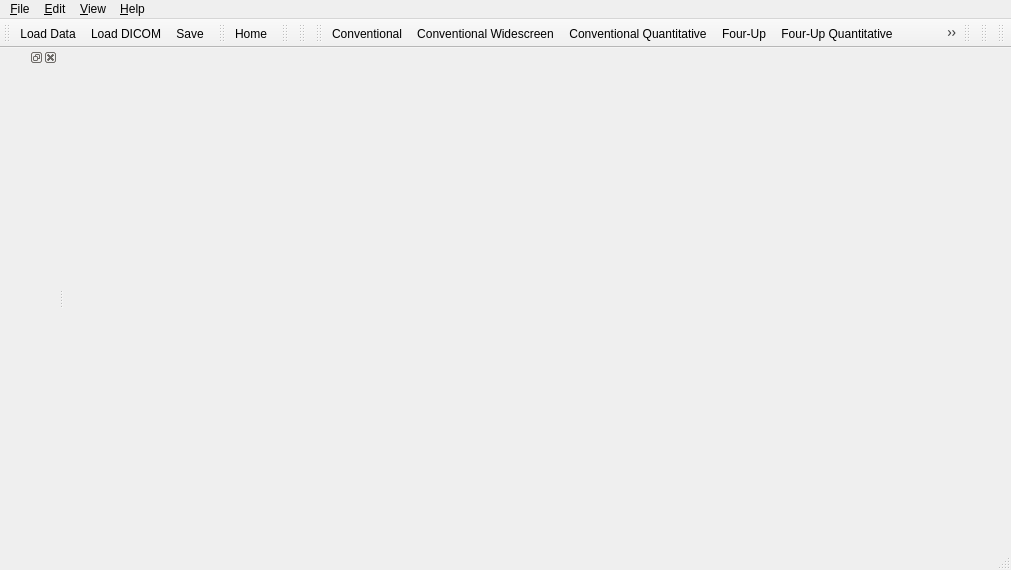
<?xml version="1.0" encoding="UTF-8"?>
<ui version="4.0">
 <class>qSlicerAppMainWindow</class>
 <widget class="QMainWindow" name="qSlicerAppMainWindow">
  <property name="geometry">
   <rect>
    <x>0</x>
    <y>0</y>
    <width>1011</width>
    <height>570</height>
   </rect>
  </property>
  <property name="windowTitle">
   <string>3D Slicer</string>
  </property>
  <property name="windowIcon">
   <iconset resource="../SlicerApp.qrc">
    <normaloff>:/Icons/Medium/DesktopIcon.png</normaloff>:/Icons/Medium/DesktopIcon.png</iconset>
  </property>
  <widget class="QWidget" name="CentralWidget"/>
  <widget class="QMenuBar" name="menubar">
   <property name="geometry">
    <rect>
     <x>0</x>
     <y>0</y>
     <width>1011</width>
     <height>26</height>
    </rect>
   </property>
   <widget class="QMenu" name="menuFile">
    <property name="title">
     <string>&amp;File</string>
    </property>
    <widget class="QMenu" name="menuSDB">
     <property name="title">
      <string>Save Data Bundle</string>
     </property>
     <property name="icon">
      <iconset resource="../../../../Base/QTGUI/Resources/qSlicerBaseQTGUI.qrc">
       <normaloff>:/Icons/Small/SlicerDataBundle.png</normaloff>:/Icons/Small/SlicerDataBundle.png</iconset>
     </property>
     <addaction name="actionSDBSaveToDirectory"/>
     <addaction name="actionSDBSaveToMRB"/>
     <addaction name="actionSDBSaveToDCM"/>
    </widget>
    <widget class="QMenu" name="menuRecently_Loaded">
     <property name="title">
      <string>Recently Loaded</string>
     </property>
    </widget>
    <addaction name="actionFileLoadScene"/>
    <addaction name="actionFileImportScene"/>
    <addaction name="actionFileAddData"/>
    <addaction name="actionFileAddVolume"/>
    <addaction name="actionFileAddTransform"/>
    <addaction name="menuRecently_Loaded"/>
    <addaction name="actionFileSaveScene"/>
    <addaction name="menuSDB"/>
    <addaction name="actionFileCloseScene"/>
    <addaction name="separator"/>
    <addaction name="actionFileExit"/>
   </widget>
   <widget class="QMenu" name="menuEdit">
    <property name="title">
     <string>&amp;Edit</string>
    </property>
    <addaction name="actionEditApplicationSettings"/>
    <addaction name="separator"/>
    <addaction name="actionEditRecordMacro"/>
    <addaction name="actionEditPlayMacro"/>
   </widget>
   <widget class="QMenu" name="menuView">
    <property name="title">
     <string>&amp;View</string>
    </property>
    <widget class="QMenu" name="MenuLayout">
     <property name="title">
      <string>Layout</string>
     </property>
     <property name="icon">
      <iconset resource="../../../../Libs/MRML/Widgets/Resources/qMRMLWidgets.qrc">
       <normaloff>:/Icons/LayoutChooseView.png</normaloff>:/Icons/LayoutChooseView.png</iconset>
     </property>
     <addaction name="actionViewLayoutConventional"/>
     <addaction name="actionViewLayoutConventionalWidescreen"/>
     <addaction name="actionViewLayoutConventionalQuantitative"/>
     <addaction name="actionViewLayoutFourUp"/>
     <addaction name="actionViewLayoutFourUpQuantitative"/>
     <addaction name="actionViewLayoutDual3D"/>
     <addaction name="actionViewLayoutTriple3D"/>
     <addaction name="actionViewLayoutOneUp3D"/>
     <addaction name="actionViewLayoutOneUpRedSlice"/>
     <addaction name="actionViewLayoutOneUpYellowSlice"/>
     <addaction name="actionViewLayoutOneUpGreenSlice"/>
     <addaction name="actionViewLayoutTabbed3D"/>
     <addaction name="actionViewLayoutTabbedSlice"/>
     <addaction name="actionViewLayoutCompare"/>
     <addaction name="actionViewLayoutCompareWidescreen"/>
     <addaction name="actionViewLayoutCompareGrid"/>
     <addaction name="actionViewLayoutThreeOverThree"/>
     <addaction name="actionViewLayoutFourOverFour"/>
     <addaction name="actionViewLayoutTwoOverTwo"/>
    </widget>
    <widget class="QMenu" name="menuWindowToolBars">
     <property name="title">
      <string>&amp;Toolbars</string>
     </property>
     <addaction name="actionWindowToolbarsResetToDefault"/>
    </widget>
    <addaction name="actionWindowPythonInteractor"/>
    <addaction name="actionViewExtensionManager"/>
    <addaction name="separator"/>
    <addaction name="menuWindowToolBars"/>
    <addaction name="MenuLayout"/>
    <addaction name="separator"/>
    <addaction name="actionWindowErrorLog"/>
    <addaction name="separator"/>
   </widget>
   <widget class="QMenu" name="menuHelp">
    <property name="title">
     <string>&amp;Help</string>
    </property>
    <addaction name="actionHelpKeyboardShortcuts"/>
    <addaction name="actionHelpInterfaceDocumentation"/>
    <addaction name="actionHelpBrowseTutorials"/>
    <addaction name="separator"/>
    <addaction name="actionHelpSlicerPublications"/>
    <addaction name="actionHelpVisualBlog"/>
    <addaction name="separator"/>
    <addaction name="actionHelpReportBugOrFeatureRequest"/>
    <addaction name="actionHelpAboutSlicerApp"/>
   </widget>
   <addaction name="menuFile"/>
   <addaction name="menuEdit"/>
   <addaction name="menuView"/>
   <addaction name="menuHelp"/>
  </widget>
  <widget class="QStatusBar" name="statusbar"/>
  <widget class="QDockWidget" name="PanelDockWidget">
   <property name="features">
    <set>QDockWidget::AllDockWidgetFeatures</set>
   </property>
   <property name="allowedAreas">
    <set>Qt::LeftDockWidgetArea|Qt::RightDockWidgetArea</set>
   </property>
   <attribute name="dockWidgetArea">
    <number>1</number>
   </attribute>
   <widget class="QWidget" name="dockWidgetContents">
    <property name="sizePolicy">
     <sizepolicy hsizetype="Minimum" vsizetype="Preferred">
      <horstretch>0</horstretch>
      <verstretch>0</verstretch>
     </sizepolicy>
    </property>
    <layout class="QVBoxLayout" name="verticalLayout">
     <property name="spacing">
      <number>2</number>
     </property>
     <property name="leftMargin">
      <number>0</number>
     </property>
     <property name="topMargin">
      <number>2</number>
     </property>
     <property name="rightMargin">
      <number>0</number>
     </property>
     <property name="bottomMargin">
      <number>0</number>
     </property>
     <item>
      <widget class="QLabel" name="logoLabel">
       <property name="pixmap">
        <pixmap resource="../../../../Resources/qSlicerLogos.qrc">:/Logos/Slicer3.png</pixmap>
       </property>
       <property name="alignment">
        <set>Qt::AlignLeading|Qt::AlignLeft|Qt::AlignTop</set>
       </property>
      </widget>
     </item>
     <item>
      <widget class="qSlicerModulePanel" name="ModulePanel" native="true"/>
     </item>
     <item>
      <widget class="ctkCollapsibleButton" name="DataProbeCollapsibleWidget" native="true">
       <property name="sizePolicy">
        <sizepolicy hsizetype="Preferred" vsizetype="Preferred">
         <horstretch>0</horstretch>
         <verstretch>0</verstretch>
        </sizepolicy>
       </property>
       <property name="text" stdset="0">
        <string>Data Probe</string>
       </property>
       <layout class="QHBoxLayout" name="horizontalLayout"/>
      </widget>
     </item>
    </layout>
   </widget>
  </widget>
  <widget class="QToolBar" name="MainToolBar">
   <property name="windowTitle">
    <string>Load/Save</string>
   </property>
   <attribute name="toolBarArea">
    <enum>TopToolBarArea</enum>
   </attribute>
   <attribute name="toolBarBreak">
    <bool>false</bool>
   </attribute>
   <addaction name="actionFileLoadData"/>
   <addaction name="actionLoadDICOM"/>
   <addaction name="actionFileSaveScene"/>
  </widget>
  <widget class="QToolBar" name="ModuleToolBar">
   <property name="windowTitle">
    <string>Module Shortcuts</string>
   </property>
   <attribute name="toolBarArea">
    <enum>TopToolBarArea</enum>
   </attribute>
   <attribute name="toolBarBreak">
    <bool>false</bool>
   </attribute>
   <addaction name="actionModuleHome"/>
  </widget>
  <widget class="QToolBar" name="UndoRedoToolBar">
   <property name="windowTitle">
    <string>Undo Redo ToolBar</string>
   </property>
   <attribute name="toolBarArea">
    <enum>TopToolBarArea</enum>
   </attribute>
   <attribute name="toolBarBreak">
    <bool>false</bool>
   </attribute>
  </widget>
  <widget class="QToolBar" name="ViewToolBar">
   <property name="windowTitle">
    <string>Layout Selection</string>
   </property>
   <attribute name="toolBarArea">
    <enum>TopToolBarArea</enum>
   </attribute>
   <attribute name="toolBarBreak">
    <bool>false</bool>
   </attribute>
  </widget>
  <widget class="QToolBar" name="LayoutToolBar">
   <property name="windowTitle">
    <string>Layout ToolBar</string>
   </property>
   <attribute name="toolBarArea">
    <enum>TopToolBarArea</enum>
   </attribute>
   <attribute name="toolBarBreak">
    <bool>false</bool>
   </attribute>
   <addaction name="actionViewLayoutConventional"/>
   <addaction name="actionViewLayoutConventionalWidescreen"/>
   <addaction name="actionViewLayoutConventionalQuantitative"/>
   <addaction name="actionViewLayoutFourUp"/>
   <addaction name="actionViewLayoutFourUpQuantitative"/>
   <addaction name="actionViewLayoutDual3D"/>
   <addaction name="actionViewLayoutTriple3D"/>
   <addaction name="actionViewLayoutOneUp3D"/>
   <addaction name="actionViewLayoutOneUpRedSlice"/>
   <addaction name="actionViewLayoutOneUpYellowSlice"/>
   <addaction name="actionViewLayoutOneUpGreenSlice"/>
   <addaction name="actionViewLayoutTabbed3D"/>
   <addaction name="actionViewLayoutTabbedSlice"/>
   <addaction name="actionViewLayoutCompare"/>
   <addaction name="actionViewLayoutCompareWidescreen"/>
   <addaction name="actionViewLayoutCompareGrid"/>
   <addaction name="actionViewLayoutThreeOverThree"/>
   <addaction name="actionViewLayoutFourOverFour"/>
  </widget>
  <widget class="qSlicerMouseModeToolBar" name="MouseModeToolBar">
   <property name="enabled">
    <bool>false</bool>
   </property>
   <property name="windowTitle">
    <string>Mouse Interaction</string>
   </property>
   <attribute name="toolBarArea">
    <enum>TopToolBarArea</enum>
   </attribute>
   <attribute name="toolBarBreak">
    <bool>false</bool>
   </attribute>
  </widget>
  <widget class="qMRMLCaptureToolBar" name="CaptureToolBar">
   <property name="enabled">
    <bool>false</bool>
   </property>
   <property name="windowTitle">
    <string>Capture/Restore</string>
   </property>
   <attribute name="toolBarArea">
    <enum>TopToolBarArea</enum>
   </attribute>
   <attribute name="toolBarBreak">
    <bool>false</bool>
   </attribute>
  </widget>
  <widget class="qSlicerViewersToolBar" name="ViewersToolBar">
   <property name="windowTitle">
    <string>Crosshair Selection</string>
   </property>
   <attribute name="toolBarArea">
    <enum>TopToolBarArea</enum>
   </attribute>
   <attribute name="toolBarBreak">
    <bool>false</bool>
   </attribute>
  </widget>
  <action name="actionFileLoadScene">
   <property name="icon">
    <iconset resource="../../../../Base/QTGUI/Resources/qSlicerBaseQTGUI.qrc">
     <normaloff>:/Icons/Small/SlicerLoadScene.png</normaloff>:/Icons/Small/SlicerLoadScene.png</iconset>
   </property>
   <property name="text">
    <string>Load Scene</string>
   </property>
   <property name="toolTip">
    <string>Raise a file browser to select a scene (mrml, xcat or xml) to load. It first clears any existing scene in Slicer and resets the application state.</string>
   </property>
   <property name="shortcut">
    <string>Ctrl+O</string>
   </property>
  </action>
  <action name="actionFileLoadData">
   <property name="icon">
    <iconset resource="../../../../Base/QTGUI/Resources/qSlicerBaseQTGUI.qrc">
     <normaloff>:/Icons/Small/SlicerLoadData.png</normaloff>:/Icons/Small/SlicerLoadData.png</iconset>
   </property>
   <property name="text">
    <string>Load Data</string>
   </property>
   <property name="toolTip">
    <string>Raise an &quot;Add Data&quot; widget that allows you to select individual datasets to add to the existing scene. This load option is most useful when you want to load many different data types at once (volumes, models, etc.) which may not yet be described by a scene file.</string>
   </property>
   <property name="shortcut">
    <string>Ctrl+O</string>
   </property>
  </action>
  <action name="actionLoadDICOM">
   <property name="icon">
    <iconset resource="../../../../Base/QTGUI/Resources/qSlicerBaseQTGUI.qrc">
     <normaloff>:/Icons/Small/SlicerLoadDICOM.png</normaloff>:/Icons/Small/SlicerLoadDICOM.png</iconset>
   </property>
   <property name="text">
    <string>Load DICOM</string>
   </property>
   <property name="toolTip">
    <string>Raise the DICOM module for loading DICOM datasets.</string>
   </property>
  </action>
  <action name="actionFileImportScene">
   <property name="icon">
    <iconset resource="../../../../Base/QTGUI/Resources/qSlicerBaseQTGUI.qrc">
     <normaloff>:/Icons/Medium/SlicerAddScene.png</normaloff>:/Icons/Medium/SlicerAddScene.png</iconset>
   </property>
   <property name="text">
    <string>Import Scene</string>
   </property>
   <property name="toolTip">
    <string>Raise a file browser to navigate and select a scene file to be added to the existing Slicer scene. The scene is not cleared.</string>
   </property>
  </action>
  <action name="actionFileAddData">
   <property name="icon">
    <iconset resource="../../../../Base/QTGUI/Resources/qSlicerBaseQTGUI.qrc">
     <normaloff>:/Icons/Small/SlicerLoadData.png</normaloff>:/Icons/Small/SlicerLoadData.png</iconset>
   </property>
   <property name="text">
    <string>Add Data</string>
   </property>
   <property name="toolTip">
    <string>Raise an &quot;Add Data&quot; widget that allows you to select individual datasets to add to the existing scene. This load option is most useful when you want to load many different data types at once (volumes, models, etc.) which may not yet be described by a scene file.</string>
   </property>
   <property name="shortcut">
    <string>Ctrl+A</string>
   </property>
  </action>
  <action name="actionFileAddVolume">
   <property name="icon">
    <iconset resource="../../../../Base/QTGUI/Resources/qSlicerBaseQTGUI.qrc">
     <normaloff>:/Icons/Medium/SlicerAddVolume.png</normaloff>:/Icons/Medium/SlicerAddVolume.png</iconset>
   </property>
   <property name="text">
    <string>Add Volume</string>
   </property>
   <property name="toolTip">
    <string>Raise an &quot;Add Volume&quot; widget that allows you to select a volumetric dataset to add to the existing scene. The &quot;Volume Options&quot; panel can be used to clarify how a selected dataset should be loaded and displayed.</string>
   </property>
  </action>
  <action name="actionFileAddTransform">
   <property name="icon">
    <iconset resource="../../../../Base/QTGUI/Resources/qSlicerBaseQTGUI.qrc">
     <normaloff>:/Icons/Medium/SlicerAddTransform.png</normaloff>:/Icons/Medium/SlicerAddTransform.png</iconset>
   </property>
   <property name="text">
    <string>Add Transform</string>
   </property>
   <property name="toolTip">
    <string>Raise a standard file browser that allows you to select a transform to the existing scene.</string>
   </property>
  </action>
  <action name="actionFileSaveScene">
   <property name="icon">
    <iconset resource="../../../../Base/QTGUI/Resources/qSlicerBaseQTGUI.qrc">
     <normaloff>:/Icons/Small/SlicerSave.png</normaloff>:/Icons/Small/SlicerSave.png</iconset>
   </property>
   <property name="text">
    <string>Save</string>
   </property>
   <property name="toolTip">
    <string>Display the &quot;Save Data&quot; widget, which offers many options for saving a scene and/or individual datasets.</string>
   </property>
   <property name="shortcut">
    <string>Ctrl+S</string>
   </property>
  </action>
  <action name="actionSDBSaveToDirectory">
   <property name="icon">
    <iconset resource="../../../../Base/QTGUI/Resources/qSlicerBaseQTGUI.qrc">
     <normaloff>:/Icons/Small/SlicerSave.png</normaloff>:/Icons/Small/SlicerSave.png</iconset>
   </property>
   <property name="text">
    <string>Save Scene To Directory</string>
   </property>
   <property name="toolTip">
    <string>UNDER CONSTRUCTION: Save the current scene to a stand alone directory.</string>
   </property>
  </action>
  <action name="actionSDBSaveToMRB">
   <property name="icon">
    <iconset resource="../../../../Base/QTGUI/Resources/qSlicerBaseQTGUI.qrc">
     <normaloff>:/Icons/Small/SlicerSave.png</normaloff>:/Icons/Small/SlicerSave.png</iconset>
   </property>
   <property name="text">
    <string>Save Scene to MRB File</string>
   </property>
   <property name="toolTip">
    <string>Create a Medical Reality Bundle containing the scene.</string>
   </property>
  </action>
  <action name="actionSDBSaveToDCM">
   <property name="enabled">
    <bool>false</bool>
   </property>
   <property name="icon">
    <iconset resource="../../../../Base/QTGUI/Resources/qSlicerBaseQTGUI.qrc">
     <normaloff>:/Icons/Small/SlicerSave.png</normaloff>:/Icons/Small/SlicerSave.png</iconset>
   </property>
   <property name="text">
    <string>Save Scene to DICOM MRB</string>
   </property>
   <property name="toolTip">
    <string>Encapsulate MRB file as a DICOM secondary capture</string>
   </property>
  </action>
  <action name="actionFileCloseScene">
   <property name="icon">
    <iconset resource="../../../../Base/QTGUI/Resources/qSlicerBaseQTGUI.qrc">
     <normaloff>:/Icons/Small/SlicerCloseScene.png</normaloff>:/Icons/Small/SlicerCloseScene.png</iconset>
   </property>
   <property name="text">
    <string>Close Scene</string>
   </property>
   <property name="toolTip">
    <string>Close the current scene and reset the application state. </string>
   </property>
   <property name="shortcut">
    <string>Ctrl+W</string>
   </property>
  </action>
  <action name="actionFileExit">
   <property name="text">
    <string>E&amp;xit</string>
   </property>
   <property name="toolTip">
    <string>Exit Slicer</string>
   </property>
  </action>
  <action name="actionEditUndo">
   <property name="icon">
    <iconset resource="../../../../Base/QTGUI/Resources/qSlicerBaseQTGUI.qrc">
     <normaloff>:/Icons/Undo.png</normaloff>:/Icons/Undo.png</iconset>
   </property>
   <property name="text">
    <string>Undo</string>
   </property>
   <property name="toolTip">
    <string>Undo the history of undoable commands, from last to first.</string>
   </property>
   <property name="shortcut">
    <string>Ctrl+Z</string>
   </property>
  </action>
  <action name="actionEditRedo">
   <property name="icon">
    <iconset resource="../../../../Base/QTGUI/Resources/qSlicerBaseQTGUI.qrc">
     <normaloff>:/Icons/Redo.png</normaloff>:/Icons/Redo.png</iconset>
   </property>
   <property name="text">
    <string>Redo</string>
   </property>
   <property name="toolTip">
    <string>Redo the history of commands most recently undone, from last to first.</string>
   </property>
   <property name="shortcut">
    <string>Ctrl+Y</string>
   </property>
  </action>
  <action name="actionEditEditBox">
   <property name="text">
    <string>Edit Box</string>
   </property>
   <property name="toolTip">
    <string>Raise the Edit-box, a lightweight image editing tool.</string>
   </property>
   <property name="shortcut">
    <string>Space</string>
   </property>
  </action>
  <action name="actionEditNewFiducialList">
   <property name="text">
    <string>New Fiducial List</string>
   </property>
   <property name="toolTip">
    <string>Create a new list of fiducial points.</string>
   </property>
   <property name="shortcut">
    <string>Ctrl+L</string>
   </property>
  </action>
  <action name="actionViewExtensionManager">
   <property name="icon">
    <iconset resource="../../../../Base/QTGUI/Resources/qSlicerBaseQTGUI.qrc">
     <normaloff>:/Icons/ExtensionDefaultIcon.png</normaloff>:/Icons/ExtensionDefaultIcon.png</iconset>
   </property>
   <property name="text">
    <string>Extension Manager</string>
   </property>
   <property name="toolTip">
    <string>Raise the &quot;Extension Manager&quot; wizard that provides status and information about available extensions</string>
   </property>
   <property name="shortcut">
    <string>Ctrl+4</string>
   </property>
  </action>
  <action name="actionViewCacheRemoteIOManager">
   <property name="text">
    <string>Cache &amp; Remote I/O Manager</string>
   </property>
   <property name="toolTip">
    <string>The Cache and Remote Data Handling interface provides status and information about all remote data transfers, and allows some control over the local cache.</string>
   </property>
  </action>
  <action name="actionEditApplicationSettings">
   <property name="text">
    <string>Application Settings</string>
   </property>
   <property name="toolTip">
    <string>The Application Settings interface provides options for saving many of Slicer's Interface and Remote Data Handling options to the Application Registry, so they are preserved across sessions.</string>
   </property>
   <property name="shortcut">
    <string>Ctrl+2</string>
   </property>
  </action>
  <action name="actionWindowMaximizeView">
   <property name="checkable">
    <bool>true</bool>
   </property>
   <property name="checked">
    <bool>true</bool>
   </property>
   <property name="text">
    <string>&amp;Maximize view</string>
   </property>
   <property name="toolTip">
    <string>Maximize/Minimize the current view.</string>
   </property>
   <property name="shortcut">
    <string>Ctrl+6</string>
   </property>
  </action>
  <action name="actionWindowErrorLog">
   <property name="checkable">
    <bool>true</bool>
   </property>
   <property name="text">
    <string>&amp;Error Log</string>
   </property>
   <property name="toolTip">
    <string>Raise the error log display.</string>
   </property>
   <property name="shortcut">
    <string>Ctrl+0</string>
   </property>
  </action>
  <action name="actionWindowPythonInteractor">
   <property name="checkable">
    <bool>true</bool>
   </property>
   <property name="text">
    <string>Python Interactor</string>
   </property>
   <property name="toolTip">
    <string>Raise the Python Interactor for scripted interaction with Slicer data.</string>
   </property>
   <property name="shortcut">
    <string>Ctrl+3</string>
   </property>
  </action>
  <action name="actionWindowToolbarsResetToDefault">
   <property name="text">
    <string>Reset to default</string>
   </property>
   <property name="toolTip">
    <string>Restore the toolbars to their default state</string>
   </property>
  </action>
  <action name="actionHelpKeyboardShortcuts">
   <property name="text">
    <string>&amp;Keyboard Shortcuts</string>
   </property>
   <property name="toolTip">
    <string>Raise a window that lists commonly-used keyboard shortcuts.</string>
   </property>
  </action>
  <action name="actionHelpBrowseTutorials">
   <property name="text">
    <string>Browse tutorials</string>
   </property>
   <property name="toolTip">
    <string>Raise Slicer's training page in your favorite web browser</string>
   </property>
  </action>
  <action name="actionHelpInterfaceDocumentation">
   <property name="text">
    <string>Interface Documentation</string>
   </property>
   <property name="shortcut">
    <string>Ctrl+1</string>
   </property>
  </action>
  <action name="actionHelpSlicerPublications">
   <property name="text">
    <string>Slicer Publications</string>
   </property>
  </action>
  <action name="actionHelpAboutSlicerApp">
   <property name="text">
    <string>About 3D Slicer</string>
   </property>
   <property name="toolTip">
    <string>Provides a description of the Slicer effort and its support.</string>
   </property>
  </action>
  <action name="actionHelpReportBugOrFeatureRequest">
   <property name="text">
    <string>Report a bug</string>
   </property>
   <property name="toolTip">
    <string>Open your favorite web browser to http://www.na-mic.org/Bug/my_view_page.php so that any bug you encounter can quickly and easily be reported.</string>
   </property>
  </action>
  <action name="actionFeedbackReportUsabilityIssue">
   <property name="text">
    <string>Feedback: report usability issue (www)</string>
   </property>
   <property name="toolTip">
    <string>Open your favorite web browser to http://www.na-mic.org/Bug/my_view_page.php so that any usability issue you encounter can quickly be captured.</string>
   </property>
  </action>
  <action name="actionFeedbackMakeFeatureRequest">
   <property name="text">
    <string>Feedback: make a feature request (www)</string>
   </property>
   <property name="toolTip">
    <string>Open your Firefox web browser to http://www.na-mic.org/Bug/my_view_page.php so that community feature requests can easily be collected.</string>
   </property>
  </action>
  <action name="actionHelpVisualBlog">
   <property name="text">
    <string>Visual Blog</string>
   </property>
   <property name="toolTip">
    <string>Open your favorite web browser to http://www.slicer.org/slicerWiki/index.php/Slicer3:VisualBlog where you can post screenshots of interesting ways you are using the Slicer3 software package in your research and share them with the Slicer community.</string>
   </property>
  </action>
  <action name="actionDebugLoadModule">
   <property name="text">
    <string>Load Module</string>
   </property>
  </action>
  <action name="actionViewLayoutConventional">
   <property name="icon">
    <iconset resource="../../../../Libs/MRML/Widgets/Resources/qMRMLWidgets.qrc">
     <normaloff>:/Icons/LayoutConventionalView.png</normaloff>:/Icons/LayoutConventionalView.png</iconset>
   </property>
   <property name="text">
    <string>Conventional</string>
   </property>
   <property name="iconVisibleInMenu">
    <bool>true</bool>
   </property>
  </action>
  <action name="actionViewLayoutConventionalQuantitative">
   <property name="icon">
    <iconset resource="../../../../Libs/MRML/Widgets/Resources/qMRMLWidgets.qrc">
     <normaloff>:/Icons/LayoutConventionalView.png</normaloff>:/Icons/LayoutConventionalView.png</iconset>
   </property>
   <property name="text">
    <string>Conventional Quantitative</string>
   </property>
   <property name="iconVisibleInMenu">
    <bool>true</bool>
   </property>
  </action>
  <action name="actionViewLayoutFourUp">
   <property name="icon">
    <iconset resource="../../../../Libs/MRML/Widgets/Resources/qMRMLWidgets.qrc">
     <normaloff>:/Icons/LayoutFourUpView.png</normaloff>:/Icons/LayoutFourUpView.png</iconset>
   </property>
   <property name="text">
    <string>Four-Up</string>
   </property>
   <property name="iconVisibleInMenu">
    <bool>true</bool>
   </property>
  </action>
  <action name="actionViewLayoutFourUpQuantitative">
   <property name="icon">
    <iconset resource="../../../../Libs/MRML/Widgets/Resources/qMRMLWidgets.qrc">
     <normaloff>:/Icons/LayoutFourUpQuantitativeView.png</normaloff>:/Icons/LayoutFourUpQuantitativeView.png</iconset>
   </property>
   <property name="text">
    <string>Four-Up Quantitative</string>
   </property>
   <property name="iconVisibleInMenu">
    <bool>true</bool>
   </property>
  </action>
  <action name="actionViewLayoutDual3D">
   <property name="icon">
    <iconset resource="../../../../Libs/MRML/Widgets/Resources/qMRMLWidgets.qrc">
     <normaloff>:/Icons/LayoutDual3DView.png</normaloff>:/Icons/LayoutDual3DView.png</iconset>
   </property>
   <property name="text">
    <string>Dual 3D</string>
   </property>
   <property name="iconVisibleInMenu">
    <bool>true</bool>
   </property>
  </action>
  <action name="actionViewLayoutOneUp3D">
   <property name="icon">
    <iconset resource="../../../../Libs/MRML/Widgets/Resources/qMRMLWidgets.qrc">
     <normaloff>:/Icons/LayoutOneUp3DView.png</normaloff>:/Icons/LayoutOneUp3DView.png</iconset>
   </property>
   <property name="text">
    <string>3D only</string>
   </property>
   <property name="iconVisibleInMenu">
    <bool>true</bool>
   </property>
  </action>
  <action name="actionViewLayoutOneUpRedSlice">
   <property name="icon">
    <iconset resource="../../../../Libs/MRML/Widgets/Resources/qMRMLWidgets.qrc">
     <normaloff>:/Icons/LayoutOneUpRedSliceView.png</normaloff>:/Icons/LayoutOneUpRedSliceView.png</iconset>
   </property>
   <property name="text">
    <string>Red slice only</string>
   </property>
   <property name="iconVisibleInMenu">
    <bool>true</bool>
   </property>
  </action>
  <action name="actionViewLayoutOneUpYellowSlice">
   <property name="icon">
    <iconset resource="../../../../Libs/MRML/Widgets/Resources/qMRMLWidgets.qrc">
     <normaloff>:/Icons/LayoutOneUpYellowSliceView.png</normaloff>:/Icons/LayoutOneUpYellowSliceView.png</iconset>
   </property>
   <property name="text">
    <string>Yellow slice only</string>
   </property>
   <property name="iconVisibleInMenu">
    <bool>true</bool>
   </property>
  </action>
  <action name="actionViewLayoutOneUpGreenSlice">
   <property name="icon">
    <iconset resource="../../../../Libs/MRML/Widgets/Resources/qMRMLWidgets.qrc">
     <normaloff>:/Icons/LayoutOneUpGreenSliceView.png</normaloff>:/Icons/LayoutOneUpGreenSliceView.png</iconset>
   </property>
   <property name="text">
    <string>Green slice only</string>
   </property>
   <property name="iconVisibleInMenu">
    <bool>true</bool>
   </property>
  </action>
  <action name="actionViewLayoutTabbed3D">
   <property name="icon">
    <iconset resource="../../../../Libs/MRML/Widgets/Resources/qMRMLWidgets.qrc">
     <normaloff>:/Icons/LayoutTabbed3DView.png</normaloff>:/Icons/LayoutTabbed3DView.png</iconset>
   </property>
   <property name="text">
    <string>Tabbed 3D</string>
   </property>
   <property name="iconVisibleInMenu">
    <bool>true</bool>
   </property>
  </action>
  <action name="actionViewLayoutTabbedSlice">
   <property name="icon">
    <iconset resource="../../../../Libs/MRML/Widgets/Resources/qMRMLWidgets.qrc">
     <normaloff>:/Icons/LayoutTabbedSliceView.png</normaloff>:/Icons/LayoutTabbedSliceView.png</iconset>
   </property>
   <property name="text">
    <string>Tabbed slice</string>
   </property>
   <property name="iconVisibleInMenu">
    <bool>true</bool>
   </property>
  </action>
  <action name="actionViewLayoutCompare">
   <property name="icon">
    <iconset resource="../../../../Libs/MRML/Widgets/Resources/qMRMLWidgets.qrc">
     <normaloff>:/Icons/LayoutCompareView.png</normaloff>:/Icons/LayoutCompareView.png</iconset>
   </property>
   <property name="text">
    <string>Compare</string>
   </property>
   <property name="iconVisibleInMenu">
    <bool>true</bool>
   </property>
  </action>
  <action name="actionViewLayoutCompareWidescreen">
   <property name="icon">
    <iconset resource="../../../../Libs/MRML/Widgets/Resources/qMRMLWidgets.qrc">
     <normaloff>:/Icons/LayoutSideBySideCompareView.png</normaloff>:/Icons/LayoutSideBySideCompareView.png</iconset>
   </property>
   <property name="text">
    <string>Compare Widescreen</string>
   </property>
   <property name="toolTip">
    <string>Compare Widescreen</string>
   </property>
   <property name="iconVisibleInMenu">
    <bool>true</bool>
   </property>
  </action>
  <action name="actionViewLayoutTwoOverTwo">
   <property name="icon">
    <iconset resource="../../../../Libs/MRML/Widgets/Resources/qMRMLWidgets.qrc">
     <normaloff>:/Icons/LayoutTwoOverTwoView.png</normaloff>:/Icons/LayoutTwoOverTwoView.png</iconset>
   </property>
   <property name="text">
    <string>Two over Two</string>
   </property>
   <property name="toolTip">
    <string>Two over Two Layout</string>
   </property>
   <property name="iconVisibleInMenu">
    <bool>true</bool>
   </property>
  </action>
  <action name="actionModuleHome">
   <property name="icon">
    <iconset resource="../../../../Base/QTGUI/Resources/qSlicerBaseQTGUI.qrc">
     <normaloff>:/Icons/Medium/SlicerHome.png</normaloff>:/Icons/Medium/SlicerHome.png</iconset>
   </property>
   <property name="text">
    <string>Home</string>
   </property>
   <property name="toolTip">
    <string>Favorite module for easy access</string>
   </property>
   <property name="shortcut">
    <string>Ctrl+H</string>
   </property>
   <property name="iconVisibleInMenu">
    <bool>true</bool>
   </property>
  </action>
  <action name="actionViewLayoutConventionalWidescreen">
   <property name="icon">
    <iconset resource="../../../../Libs/MRML/Widgets/Resources/qMRMLWidgets.qrc">
     <normaloff>:/Icons/LayoutConventionalWidescreenView.png</normaloff>:/Icons/LayoutConventionalWidescreenView.png</iconset>
   </property>
   <property name="text">
    <string>Conventional Widescreen</string>
   </property>
  </action>
  <action name="actionViewLayoutTriple3D">
   <property name="icon">
    <iconset resource="../../../../Libs/MRML/Widgets/Resources/qMRMLWidgets.qrc">
     <normaloff>:/Icons/LayoutTriple3DView.png</normaloff>:/Icons/LayoutTriple3DView.png</iconset>
   </property>
   <property name="text">
    <string>Triple 3D</string>
   </property>
  </action>
  <action name="actionViewLayoutThreeOverThree">
   <property name="icon">
    <iconset resource="../../../../Libs/MRML/Widgets/Resources/qMRMLWidgets.qrc">
     <normaloff>:/Icons/LayoutThreeOverThreeView.png</normaloff>:/Icons/LayoutThreeOverThreeView.png</iconset>
   </property>
   <property name="text">
    <string>Three over three</string>
   </property>
  </action>
  <action name="actionViewLayoutFourOverFour">
   <property name="icon">
    <iconset resource="../../../../Libs/MRML/Widgets/Resources/qMRMLWidgets.qrc">
     <normaloff>:/Icons/LayoutFourOverFourView.png</normaloff>:/Icons/LayoutFourOverFourView.png</iconset>
   </property>
   <property name="text">
    <string>Four over four</string>
   </property>
  </action>
  <action name="actionViewLayoutCompare_2_viewers">
   <property name="icon">
    <iconset resource="../../../../Libs/MRML/Widgets/Resources/qMRMLWidgets.qrc">
     <normaloff>:/Icons/LayoutCompareView.png</normaloff>:/Icons/LayoutCompareView.png</iconset>
   </property>
   <property name="text">
    <string>2 viewers</string>
   </property>
  </action>
  <action name="actionViewLayoutCompare_3_viewers">
   <property name="icon">
    <iconset resource="../../../../Libs/MRML/Widgets/Resources/qMRMLWidgets.qrc">
     <normaloff>:/Icons/LayoutCompareView.png</normaloff>:/Icons/LayoutCompareView.png</iconset>
   </property>
   <property name="text">
    <string>3 viewers</string>
   </property>
  </action>
  <action name="actionViewLayoutCompare_4_viewers">
   <property name="icon">
    <iconset resource="../../../../Libs/MRML/Widgets/Resources/qMRMLWidgets.qrc">
     <normaloff>:/Icons/LayoutCompareView.png</normaloff>:/Icons/LayoutCompareView.png</iconset>
   </property>
   <property name="text">
    <string>4 viewers</string>
   </property>
  </action>
  <action name="actionViewLayoutCompare_5_viewers">
   <property name="icon">
    <iconset resource="../../../../Libs/MRML/Widgets/Resources/qMRMLWidgets.qrc">
     <normaloff>:/Icons/LayoutCompareView.png</normaloff>:/Icons/LayoutCompareView.png</iconset>
   </property>
   <property name="text">
    <string>5 viewers</string>
   </property>
  </action>
  <action name="actionViewLayoutCompare_6_viewers">
   <property name="icon">
    <iconset resource="../../../../Libs/MRML/Widgets/Resources/qMRMLWidgets.qrc">
     <normaloff>:/Icons/LayoutCompareView.png</normaloff>:/Icons/LayoutCompareView.png</iconset>
   </property>
   <property name="text">
    <string>6 viewers</string>
   </property>
  </action>
  <action name="actionViewLayoutCompare_7_viewers">
   <property name="icon">
    <iconset resource="../../../../Libs/MRML/Widgets/Resources/qMRMLWidgets.qrc">
     <normaloff>:/Icons/LayoutCompareView.png</normaloff>:/Icons/LayoutCompareView.png</iconset>
   </property>
   <property name="text">
    <string>7 viewers</string>
   </property>
  </action>
  <action name="actionViewLayoutCompare_8_viewers">
   <property name="icon">
    <iconset resource="../../../../Libs/MRML/Widgets/Resources/qMRMLWidgets.qrc">
     <normaloff>:/Icons/LayoutCompareView.png</normaloff>:/Icons/LayoutCompareView.png</iconset>
   </property>
   <property name="text">
    <string>8 viewers</string>
   </property>
  </action>
  <action name="actionViewLayoutCompareWidescreen_2_viewers">
   <property name="icon">
    <iconset resource="../../../../Libs/MRML/Widgets/Resources/qMRMLWidgets.qrc">
     <normaloff>:/Icons/LayoutSideBySideCompareView.png</normaloff>:/Icons/LayoutSideBySideCompareView.png</iconset>
   </property>
   <property name="text">
    <string>2 viewers</string>
   </property>
  </action>
  <action name="actionViewLayoutCompareWidescreen_3_viewers">
   <property name="icon">
    <iconset resource="../../../../Libs/MRML/Widgets/Resources/qMRMLWidgets.qrc">
     <normaloff>:/Icons/LayoutSideBySideCompareView.png</normaloff>:/Icons/LayoutSideBySideCompareView.png</iconset>
   </property>
   <property name="text">
    <string>3 viewers</string>
   </property>
  </action>
  <action name="actionViewLayoutCompareWidescreen_4_viewers">
   <property name="icon">
    <iconset resource="../../../../Libs/MRML/Widgets/Resources/qMRMLWidgets.qrc">
     <normaloff>:/Icons/LayoutSideBySideCompareView.png</normaloff>:/Icons/LayoutSideBySideCompareView.png</iconset>
   </property>
   <property name="text">
    <string>4 viewers</string>
   </property>
  </action>
  <action name="actionViewLayoutCompareWidescreen_5_viewers">
   <property name="icon">
    <iconset resource="../../../../Libs/MRML/Widgets/Resources/qMRMLWidgets.qrc">
     <normaloff>:/Icons/LayoutSideBySideCompareView.png</normaloff>:/Icons/LayoutSideBySideCompareView.png</iconset>
   </property>
   <property name="text">
    <string>5 viewers</string>
   </property>
  </action>
  <action name="actionViewLayoutCompareWidescreen_6_viewers">
   <property name="icon">
    <iconset resource="../../../../Libs/MRML/Widgets/Resources/qMRMLWidgets.qrc">
     <normaloff>:/Icons/LayoutSideBySideCompareView.png</normaloff>:/Icons/LayoutSideBySideCompareView.png</iconset>
   </property>
   <property name="text">
    <string>6 viewers</string>
   </property>
  </action>
  <action name="actionViewLayoutCompareWidescreen_7_viewers">
   <property name="icon">
    <iconset resource="../../../../Libs/MRML/Widgets/Resources/qMRMLWidgets.qrc">
     <normaloff>:/Icons/LayoutSideBySideCompareView.png</normaloff>:/Icons/LayoutSideBySideCompareView.png</iconset>
   </property>
   <property name="text">
    <string>7 viewers</string>
   </property>
  </action>
  <action name="actionViewLayoutCompareWidescreen_8_viewers">
   <property name="icon">
    <iconset resource="../../../../Libs/MRML/Widgets/Resources/qMRMLWidgets.qrc">
     <normaloff>:/Icons/LayoutSideBySideCompareView.png</normaloff>:/Icons/LayoutSideBySideCompareView.png</iconset>
   </property>
   <property name="text">
    <string>8 viewers</string>
   </property>
  </action>
  <action name="actionViewLayoutCompareGrid">
   <property name="icon">
    <iconset resource="../../../../Libs/MRML/Widgets/Resources/qMRMLWidgets.qrc">
     <normaloff>:/Icons/LayoutCompareViewGrid.png</normaloff>:/Icons/LayoutCompareViewGrid.png</iconset>
   </property>
   <property name="text">
    <string>Compare Grid</string>
   </property>
  </action>
  <action name="actionViewLayoutCompareGrid_2x2_viewers">
   <property name="icon">
    <iconset resource="../../../../Libs/MRML/Widgets/Resources/qMRMLWidgets.qrc">
     <normaloff>:/Icons/LayoutCompareViewGrid.png</normaloff>:/Icons/LayoutCompareViewGrid.png</iconset>
   </property>
   <property name="text">
    <string>2x2 viewers</string>
   </property>
  </action>
  <action name="actionViewLayoutCompareGrid_3x3_viewers">
   <property name="icon">
    <iconset resource="../../../../Libs/MRML/Widgets/Resources/qMRMLWidgets.qrc">
     <normaloff>:/Icons/LayoutCompareViewGrid.png</normaloff>:/Icons/LayoutCompareViewGrid.png</iconset>
   </property>
   <property name="text">
    <string>3x3 viewers</string>
   </property>
  </action>
  <action name="actionViewLayoutCompareGrid_4x4_viewers">
   <property name="icon">
    <iconset resource="../../../../Libs/MRML/Widgets/Resources/qMRMLWidgets.qrc">
     <normaloff>:/Icons/LayoutCompareViewGrid.png</normaloff>:/Icons/LayoutCompareViewGrid.png</iconset>
   </property>
   <property name="text">
    <string>4x4 viewers</string>
   </property>
  </action>
  <action name="actionEditRecordMacro">
   <property name="text">
    <string>Record Macro</string>
   </property>
   <property name="visible">
    <bool>false</bool>
   </property>
  </action>
  <action name="actionEditPlayMacro">
   <property name="text">
    <string>Play Macro</string>
   </property>
   <property name="visible">
    <bool>false</bool>
   </property>
  </action>
  <action name="action">
   <property name="text">
    <string> </string>
   </property>
  </action>
 </widget>
 <customwidgets>
  <customwidget>
   <class>qSlicerWidget</class>
   <extends>QWidget</extends>
   <header>qSlicerWidget.h</header>
   <container>1</container>
  </customwidget>
  <customwidget>
   <class>qSlicerModulePanel</class>
   <extends>qSlicerWidget</extends>
   <header>qSlicerModulePanel.h</header>
   <container>1</container>
  </customwidget>
  <customwidget>
   <class>qSlicerMouseModeToolBar</class>
   <extends>QToolBar</extends>
   <header>qSlicerMouseModeToolBar.h</header>
  </customwidget>
  <customwidget>
   <class>ctkCollapsibleButton</class>
   <extends>QWidget</extends>
   <header>ctkCollapsibleButton.h</header>
   <container>1</container>
  </customwidget>
  <customwidget>
   <class>qSlicerViewersToolBar</class>
   <extends>QToolBar</extends>
   <header>qSlicerViewersToolBar.h</header>
  </customwidget>
  <customwidget>
   <class>qMRMLCaptureToolBar</class>
   <extends>QToolBar</extends>
   <header>qMRMLCaptureToolBar.h</header>
  </customwidget>
 </customwidgets>
 <resources>
  <include location="../SlicerApp.qrc"/>
  <include location="../../../../Base/QTGUI/Resources/qSlicerBaseQTGUI.qrc"/>
  <include location="../../../../Libs/MRML/Widgets/Resources/qMRMLWidgets.qrc"/>
  <include location="../../../../Resources/qSlicerLogos.qrc"/>
  <include location="../../../../Resources/qSlicerLogos.qrc"/>
 </resources>
 <connections/>
</ui>
